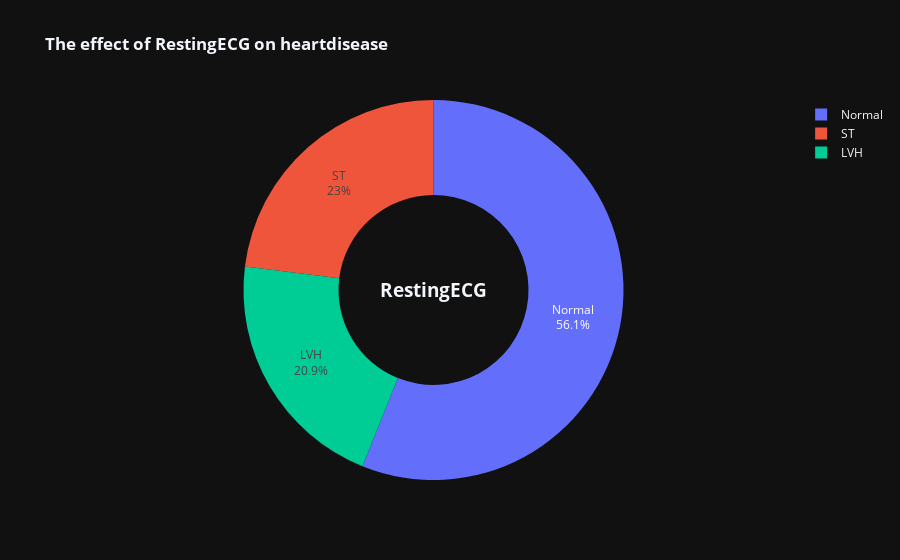

Notebook source saved alongside this figure:
### Code cell
fig = px.pie(df, values='HeartDisease',template='plotly_dark', names='RestingECG', title='<b>The effect of RestingECG on heartdisease</b>', hole=.5, hover_data='HeartDisease',)
fig.update_layout(annotations=[dict(text='<b>RestingECG</b>', x=0.5, y=0.5, font_size=19,
                                showarrow=False)])

fig.update_traces(textposition='inside', textinfo='percent+label')

### Figure 1 — Plotly figure (JSON) as saved in the notebook; plotly's stock layout.template omitted (floating-point values rounded to 4 significant figures; data arrays with more than 128 entries replaced by an {"elided": "..."} marker saying what was removed)
{"data": [{"customdata": {"elided": "918x1 int values"}, "domain": {"x": [0, 1], "y": [0, 1]}, "hole": 0.5, "hovertemplate": "RestingECG=%{label}<br>HeartDisease=%{customdata[0]}<extra></extra>", "labels": {"elided": "918 str values"}, "legendgroup": "", "name": "", "showlegend": true, "textinfo": "percent+label", "textposition": "inside", "type": "pie", "values": {"elided": "918 int values"}}], "layout": {"annotations": [{"font": {"size": 19}, "showarrow": false, "text": "<b>RestingECG</b>", "x": 0.5, "y": 0.5}], "legend": {"tracegroupgap": 0}, "title": {"text": "<b>The effect of RestingECG on heartdisease</b>"}}}
